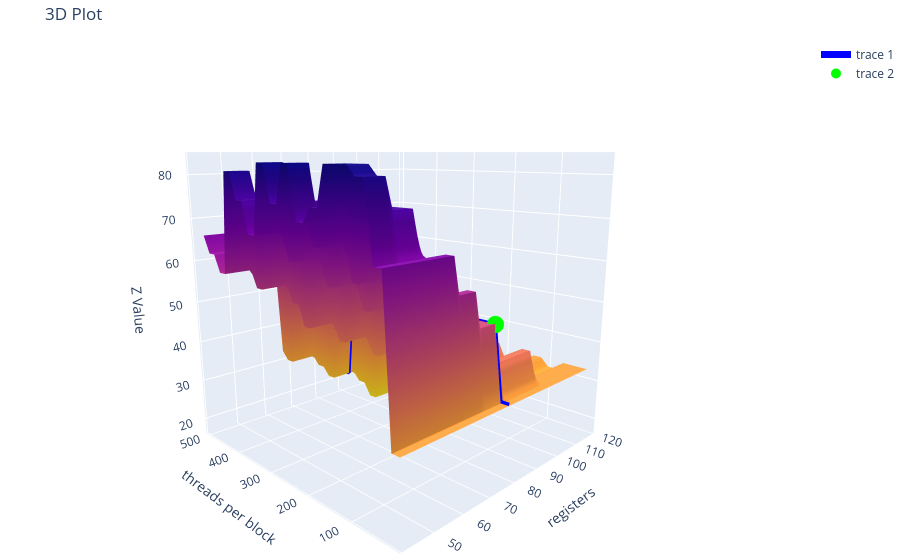

Here is the notebook cell this chart was saved with:
### Code cell
import plotly.graph_objects as go

POINT = (80, 48)

fig = go.Figure()

fig.add_trace(go.Surface(x=X, y=Y, z=Z, colorscale='Plasma_r',
                         showscale=False))

line_z = [compute(8, 6, int(x), POINT[0]) for x in y_vals]
fig.add_trace(go.Scatter3d(x=[POINT[0]]*len(y_vals), y=y_vals, z=line_z,
                           mode='lines',
                           line=dict(color='blue', width=7)))

point_z = compute(8, 6, POINT[1], POINT[0])
fig.add_trace(go.Scatter3d(x=[POINT[0]], y=[POINT[1]], z=[point_z],
                           mode='markers',
                           marker=dict(color='lime', size=10, symbol='circle')))

# Update the layout
fig.update_layout(
    title='3D Plot',
    scene=dict(
        xaxis_title='registers',
        yaxis_title='threads per block',
        zaxis_title='Z Value',
        camera=dict(
            eye=dict(x=-1.5, y=-1.5, z=0.5)
        )
    ),
    margin=dict(l=0, r=0, b=0, t=40)
)

fig.show()

### Figure 1 — Plotly figure (JSON) as saved in the notebook; plotly's stock layout.template omitted (floating-point values rounded to 4 significant figures; data arrays with more than 128 entries replaced by an {"elided": "..."} marker saying what was removed)
{"data": [{"colorscale": [[0.0, "#f0f921"], [0.1111, "#fdca26"], [0.2222, "#fb9f3a"], [0.3333, "#ed7953"], [0.4444, "#d8576b"], [0.5556, "#bd3786"], [0.6667, "#9c179e"], [0.7778, "#7201a8"], [0.8889, "#46039f"], [1.0, "#0d0887"]], "showscale": false, "x": {"elided": "31x39 int values"}, "y": {"elided": "31x39 int values"}, "z": {"elided": "31x39 int values"}, "type": "surface"}, {"line": {"color": "blue", "width": 7}, "mode": "lines", "x": [80, 80, 80, 80, 80, 80, 80, 80, 80, 80, 80, 80, 80, 80, 80, 80, 80, 80, 80, 80, 80, 80, 80, 80, 80, 80, 80, 80, 80, 80, 80], "y": [16, 32, 48, 64, 80, 96, 112, 128, 144, 160, 176, 192, 208, 224, 240, 256, 272, 288, 304, 320, 336, 352, 368, 384, 400, 416, 432, 448, 464, 480, 496], "z": [33.33, 33.33, 50.0, 50.0, 50.0, 50.0, 50.0, 50.0, 41.67, 41.67, 50.0, 50.0, 43.75, 43.75, 50.0, 50.0, 37.5, 37.5, 41.67, 41.67, 45.83, 45.83, 50.0, 50.0, 27.08, 27.08, 29.17, 29.17, 31.25, 31.25, 33.33], "type": "scatter3d"}, {"marker": {"color": "lime", "size": 10, "symbol": "circle"}, "mode": "markers", "x": [80], "y": [48], "z": [50.0], "type": "scatter3d"}], "layout": {"scene": {"camera": {"eye": {"x": -1.5, "y": -1.5, "z": 0.5}}, "xaxis": {"title": {"text": "registers"}}, "yaxis": {"title": {"text": "threads per block"}}, "zaxis": {"title": {"text": "Z Value"}}}, "margin": {"l": 0, "r": 0, "b": 0, "t": 40}, "title": {"text": "3D Plot"}}}
